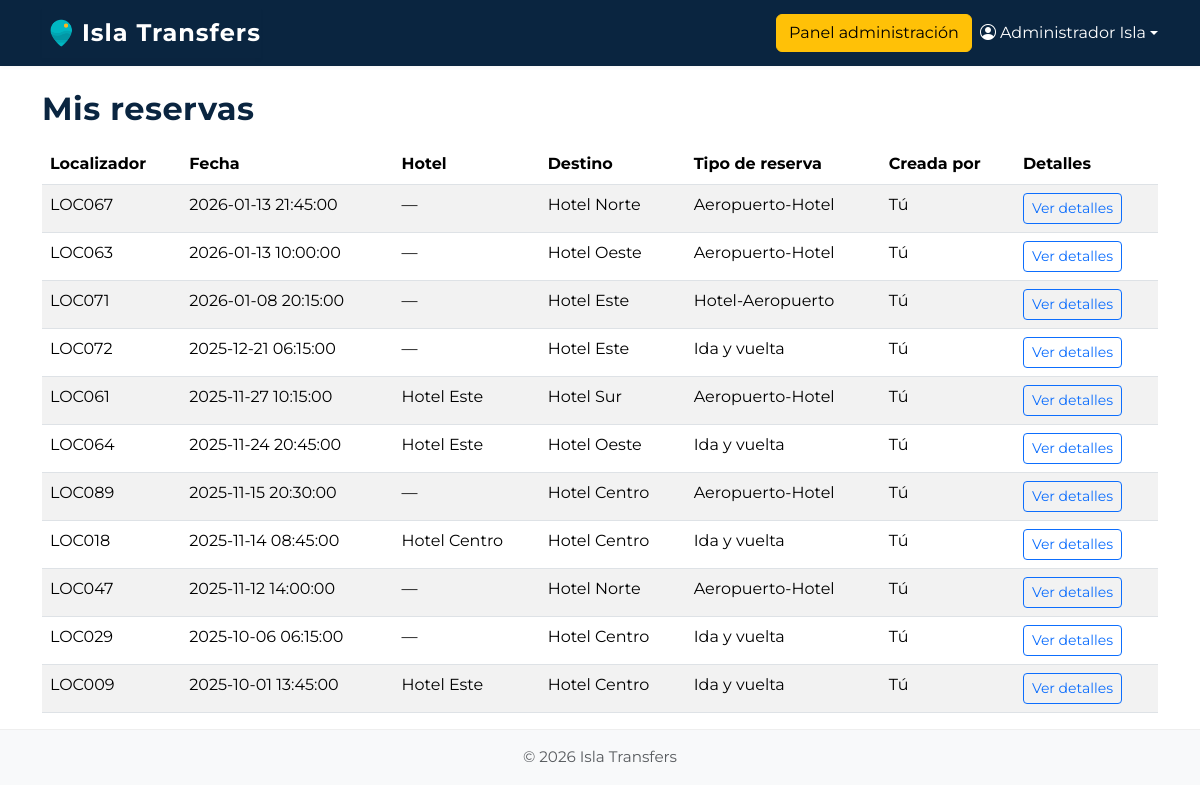
Screenshot of /user/misReservas (signed in) with the database file from the repository.
### tables this page shows
CREATE TABLE `transfer_reservas` (
  `id_reserva` int(11) NOT NULL,
  `localizador` varchar(100) NOT NULL,
  `id_hotel` int(11) DEFAULT NULL COMMENT 'Es el hotel que realiza la reserva',
  `id_tipo_reserva` int(11) NOT NULL,
  `id_viajero` int(11) NOT NULL,
  `id_creador`int(11) NOT NULL,
  `fecha_reserva` datetime NOT NULL,
  `fecha_modificacion` datetime NOT NULL,
  `id_destino` int(11) NOT NULL,
  `fecha_entrada` date NULL,
  `hora_entrada` time NULL,
  `numero_vuelo_entrada` varchar(50) NOT NULL,
  `origen_vuelo_entrada` varchar(50) NULL,
  `hora_vuelo_salida` time NULL,
  `fecha_vuelo_salida` date NULL,
  `num_viajeros` int(11) NOT NULL,
  `id_vehiculo` int(11) NOT NULL
);

CREATE TABLE `transfer_hoteles` (
  `id_hotel` int(11) NOT NULL,
  `nombre` varchar(100) DEFAULT NULL,
  `id_zona` int(11) DEFAULT NULL,
  `comision` int(11) DEFAULT NULL,
  `usuario` varchar(100) NOT NULL UNIQUE,
  `email` varchar(100) NOT NULL UNIQUE,
  `password` varchar(255) NOT NULL
);

CREATE TABLE `transfer_tipo_reservas` (
  `id_tipo_reserva` int(11) NOT NULL,
  `descripcion` varchar(100) NOT NULL
);

### core/Controller.php (called while the page is built, shortened)
<?php
class Controller
{
    public function view($view, $data = [])
    {
        extract($data);
        require __DIR__ . "/../app/views/$view.php";
    }
}

### app/controllers/UserController.php (called while the page is built, shortened)
<?php
class UserController extends Controller
{
    public function misReservas()
    {
        $reservaModel = $this->model('Reserva');
        $misReservas = $reservaModel->getByViajeroIdWithDetails($_SESSION['user_id']);
        $this->view('user/misReservas', [
            'reservas' => $misReservas
        ]);
    }
}

### html/index.php (called while the page is built, shortened)
<?php
$router = new Router();
$router->route();

### app/models/Reserva.php (called while the page is built, shortened)
<?php
class Reserva extends Model
{
    public function getByViajeroIdWithDetails($id_viajero)
    {
        $db = $this->db();
        $stmt = $db->prepare("
            SELECT r.*,
                h.nombre AS hotel_nombre,
                d.nombre AS destino_hotel,
                t.descripcion AS tipo_reserva_nombre,
                c.nombre AS creador_nombre, c.apellido1 AS creador_apellido1, c.rol AS creador_rol
            FROM transfer_reservas r
            LEFT JOIN transfer_hoteles h ON r.id_hotel = h.id_hotel
            LEFT JOIN transfer_hoteles d ON r.id_destino = d.id_hotel
            LEFT JOIN transfer_tipo_reservas t ON r.id_tipo_reserva = t.id_tipo_reserva
            LEFT JOIN transfer_viajeros c ON r.id_creador = c.id_viajero
            WHERE r.id_viajero = ?
            ORDER BY r.fecha_reserva DESC
        ");
        $stmt->execute([$id_viajero]);
        return $stmt->fetchAll(PDO::FETCH_ASSOC);
    }
}

### app/views/user/misReservas.php (the view)
<?php require __DIR__ . '/../components/header.php'; ?>
<?php require __DIR__ . '/../components/navbar.php'; ?>
<div class="container mt-4">
    <h2>Mis reservas</h2>
    <table class="table table-striped table-hover mt-3">
        <thead>
            <tr>
                <th>Localizador</th>
                <th>Fecha</th>
                <th>Hotel</th>
                <th>Destino</th>
                <th>Tipo de reserva</th>
                <th>Creada por</th>
                <th>Detalles</th>
            </tr>
        </thead>
        <tbody>
            <?php if (empty($reservas)): ?>
                <tr>
                    <td colspan="7" class="text-center">No tienes reservas registradas.</td>
                </tr>
            <?php else: ?>
                <?php foreach ($reservas as $reserva): ?>
                    <tr>
                        <td><?= htmlspecialchars($reserva['localizador']) ?></td>
                        <td><?= htmlspecialchars($reserva['fecha_reserva']) ?></td>
                        <td><?= htmlspecialchars($reserva['hotel_nombre'] ?? '—') ?></td>
                        <td><?= htmlspecialchars($reserva['destino_hotel'] ?? '—') ?></td>
                        <td><?= htmlspecialchars($reserva['tipo_reserva_nombre'] ?? '—') ?></td>
                        <td>
                            <?php
                            if (empty($reserva['creador_nombre'])) {
                                echo "—";
                            } elseif ($reserva['id_creador'] == $_SESSION['user_id']) {
                                echo "Tú";
                            } elseif ($reserva['creador_rol'] == 'admin') {
                                echo "Administrador";
                            } else {
                                echo htmlspecialchars($reserva['creador_nombre'] . ' ' . $reserva['creador_apellido1']);
                            }
                            ?>
                        </td>
                        <td>
                            <a href="/user/verReserva/<?= $reserva['id_reserva'] ?>" class="btn btn-sm btn-outline-primary">
                                Ver detalles
                            </a>
                        </td>
                    </tr>
                <?php endforeach; ?>
            <?php endif; ?>
        </tbody>
    </table>
</div>
<?php require __DIR__ . '/../components/footer.php'; ?>

### html/css/custom.css (style rules this page uses)
:root { --color-principal: #00b7c2; --color-header: #0a2540; --color-texto: #333; --color-bg: #fff; --color-navbar-bg: #0a2540; --color-footer-bg: var(--color-gris); --color-footer-text: #888; --color-acento: #ff6b6b; --color-enfasis: #ffb81c; --color-neutro: #f6e7d8; --color-gris: #6b7280; --color-fondo: #fff; }
body { font-family: "Montserrat", Arial, sans-serif; background-color: var(--color-fondo); color: var(--color-texto); }
h1, h2, h3 { color: var(--color-header); font-weight: 700; letter-spacing: 0.5px; }

### rows the page displays
transfer_reservas: localizador "LOC067", fecha_reserva "2026-01-13 21:45:00", hotel_nombre "—", id_destino.nombre "Hotel Norte", id_tipo_reserva.descripcion "Aeropuerto-Hotel", id_creador "Tú"
transfer_reservas: localizador "LOC063", fecha_reserva "2026-01-13 10:00:00", hotel_nombre "—", id_destino.nombre "Hotel Oeste", id_tipo_reserva.descripcion "Aeropuerto-Hotel", id_creador "Tú"
transfer_reservas: localizador "LOC071", fecha_reserva "2026-01-08 20:15:00", hotel_nombre "—", id_destino.nombre "Hotel Este", id_tipo_reserva.descripcion "Hotel-Aeropuerto", id_creador "Tú"
transfer_reservas: localizador "LOC072", fecha_reserva "2025-12-21 06:15:00", hotel_nombre "—", id_destino.nombre "Hotel Este", id_tipo_reserva.descripcion "Ida y vuelta", id_creador "Tú"
transfer_reservas: localizador "LOC061", fecha_reserva "2025-11-27 10:15:00", id_hotel.nombre "Hotel Este", id_destino.nombre "Hotel Sur", id_tipo_reserva.descripcion "Aeropuerto-Hotel", id_creador "Tú"
transfer_reservas: localizador "LOC064", fecha_reserva "2025-11-24 20:45:00", id_hotel.nombre "Hotel Este", id_destino.nombre "Hotel Oeste", id_tipo_reserva.descripcion "Ida y vuelta", id_creador "Tú"
transfer_reservas: localizador "LOC089", fecha_reserva "2025-11-15 20:30:00", hotel_nombre "—", id_destino.nombre "Hotel Centro", id_tipo_reserva.descripcion "Aeropuerto-Hotel", id_creador "Tú"
transfer_reservas: localizador "LOC018", fecha_reserva "2025-11-14 08:45:00", id_destino.nombre "Hotel Centro", id_tipo_reserva.descripcion "Ida y vuelta", id_creador "Tú"
transfer_reservas: localizador "LOC047", fecha_reserva "2025-11-12 14:00:00", hotel_nombre "—", id_destino.nombre "Hotel Norte", id_tipo_reserva.descripcion "Aeropuerto-Hotel", id_creador "Tú"
transfer_reservas: localizador "LOC029", fecha_reserva "2025-10-06 06:15:00", hotel_nombre "—", id_destino.nombre "Hotel Centro", id_tipo_reserva.descripcion "Ida y vuelta", id_creador "Tú"
transfer_reservas: localizador "LOC009", fecha_reserva "2025-10-01 13:45:00", id_hotel.nombre "Hotel Este", id_destino.nombre "Hotel Centro", id_tipo_reserva.descripcion "Ida y vuelta", id_creador "Tú"

### other values shown
$_SESSION['user_name'] "Administrador Isla"
